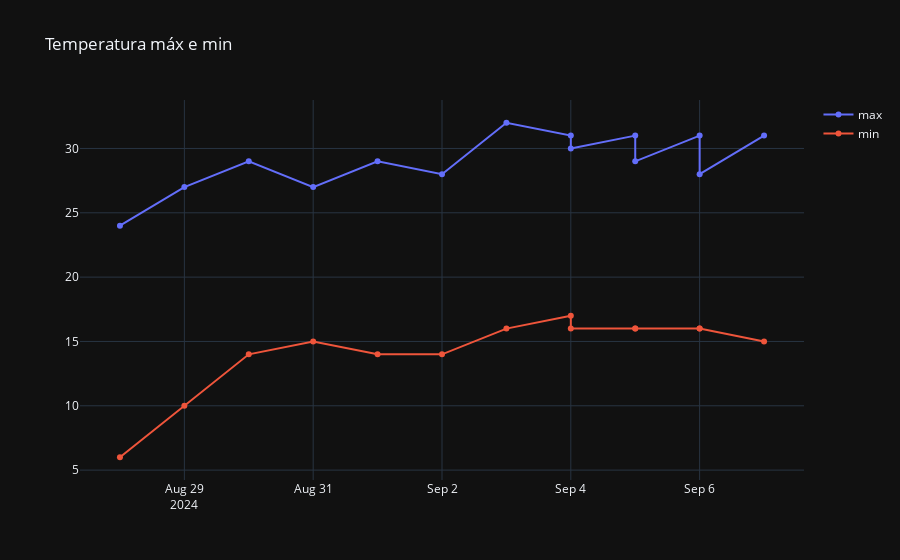

Notebook code cell kept with this figure:
### Code cell
data = data_get()
draw_graph(data)
send_email()

### Figure 1 — Plotly figure (JSON) as saved in the notebook; plotly's stock layout.template omitted (floating-point values rounded to 4 significant figures)
{"data": [{"mode": "lines+markers", "name": "max", "type": "scatter", "x": ["2024-08-28T00:00:00", "2024-08-29T00:00:00", "2024-08-30T00:00:00", "2024-08-31T00:00:00", "2024-09-01T00:00:00", "2024-09-02T00:00:00", "2024-09-03T00:00:00", "2024-09-04T00:00:00", "2024-09-04T00:00:00", "2024-09-05T00:00:00", "2024-09-05T00:00:00", "2024-09-06T00:00:00", "2024-09-06T00:00:00", "2024-09-07T00:00:00"], "y": [24, 27, 29, 27, 29, 28, 32, 31, 30, 31, 29, 31, 28, 31]}, {"mode": "lines+markers", "name": "min", "type": "scatter", "x": ["2024-08-28T00:00:00", "2024-08-29T00:00:00", "2024-08-30T00:00:00", "2024-08-31T00:00:00", "2024-09-01T00:00:00", "2024-09-02T00:00:00", "2024-09-03T00:00:00", "2024-09-04T00:00:00", "2024-09-04T00:00:00", "2024-09-05T00:00:00", "2024-09-05T00:00:00", "2024-09-06T00:00:00", "2024-09-06T00:00:00", "2024-09-07T00:00:00"], "y": [6, 10, 14, 15, 14, 14, 16, 17, 16, 16, 16, 16, 16, 15]}], "layout": {"title": {"text": "Temperatura máx e min"}}}
